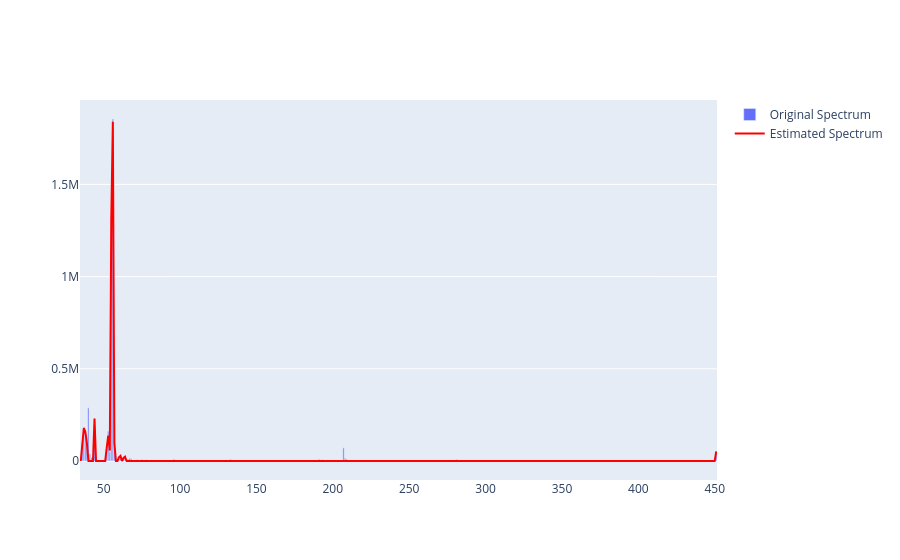

Notebook cell for this chart:
### Code cell
import plotly.graph_objects as go
import numpy as np
import kaleido
i=10
# Example spectra data
# Replace these with your actual spectra arrays
spectrum2 = sepc_list[i]  # First spectrum for bar plot
spectrum1 = matches[i][1][0]['spectra'] # Second spectrum for line plot
# Generate x-axis values
x_values = np.arange(len(spectrum1))+35
# Create the bar plot for the first spectrum
bar_trace = go.Bar(x=x_values, y=spectrum1, name='Original Spectrum')
# Create the line plot for the second spectrum
line_trace = go.Scatter(x=x_values, y=spectrum2, mode='lines', name='Estimated Spectrum', line=dict(color='red'))
# Combine both plots
fig = go.Figure(data=[bar_trace, line_trace])
fig

### Figure 1 — Plotly figure (JSON) as saved in the notebook; plotly's stock layout.template omitted (floating-point values rounded to 4 significant figures; data arrays with more than 128 entries replaced by an {"elided": "..."} marker saying what was removed)
{"data": [{"name": "Original Spectrum", "type": "bar", "x": {"elided": "417 int values"}, "y": {"elided": "417 float values"}}, {"line": {"color": "red"}, "mode": "lines", "name": "Estimated Spectrum", "type": "scatter", "x": {"elided": "417 int values"}, "y": {"elided": "417 float values"}}], "layout": {}}
